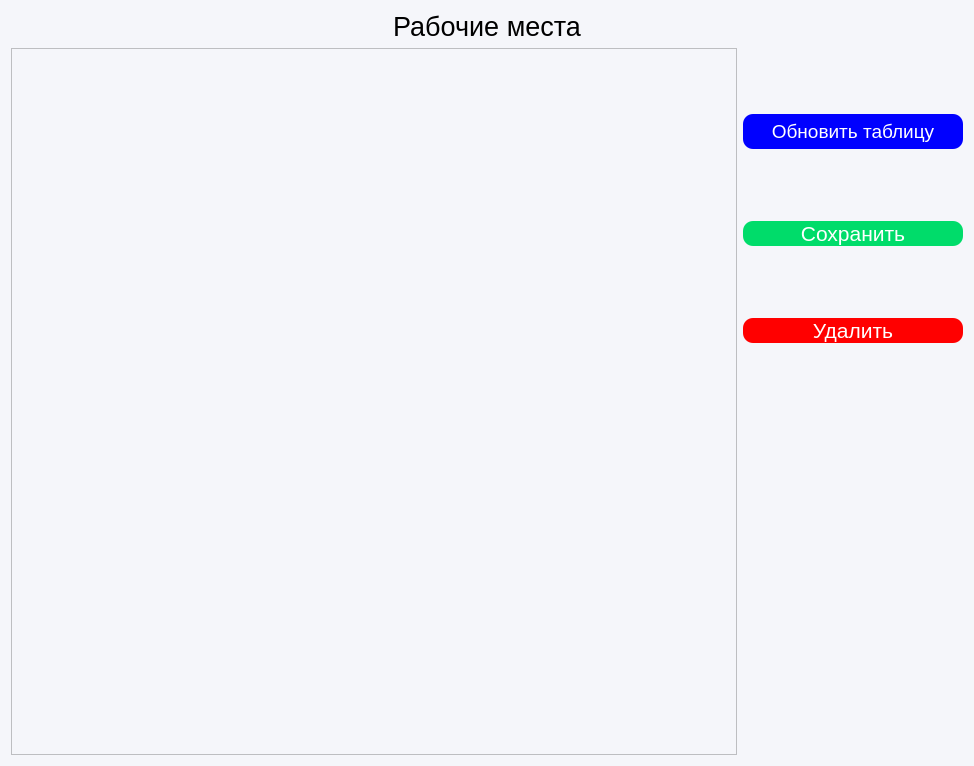
<?xml version="1.0" encoding="UTF-8"?>
<ui version="4.0">
 <class>Form</class>
 <widget class="QWidget" name="Form">
  <property name="geometry">
   <rect>
    <x>0</x>
    <y>0</y>
    <width>974</width>
    <height>766</height>
   </rect>
  </property>
  <property name="windowTitle">
   <string>Form</string>
  </property>
  <property name="styleSheet">
   <string notr="true">background-color: #F5F6FA</string>
  </property>
  <layout class="QGridLayout" name="gridLayout">
   <property name="leftMargin">
    <number>11</number>
   </property>
   <item row="0" column="0" colspan="2">
    <layout class="QHBoxLayout" name="horizontalLayout_2">
     <item>
      <widget class="QLabel" name="label">
       <property name="font">
        <font>
         <pointsize>20</pointsize>
        </font>
       </property>
       <property name="layoutDirection">
        <enum>Qt::LeftToRight</enum>
       </property>
       <property name="text">
        <string>Рабочие места</string>
       </property>
       <property name="alignment">
        <set>Qt::AlignCenter</set>
       </property>
      </widget>
     </item>
    </layout>
   </item>
   <item row="1" column="0">
    <layout class="QVBoxLayout" name="verticalLayout">
     <item>
      <widget class="QTableView" name="tableView"/>
     </item>
    </layout>
   </item>
   <item row="1" column="1">
    <layout class="QVBoxLayout" name="verticalLayout_2">
     <property name="bottomMargin">
      <number>50</number>
     </property>
     <item>
      <widget class="QPushButton" name="refresh_btn">
       <property name="minimumSize">
        <size>
         <width>220</width>
         <height>35</height>
        </size>
       </property>
       <property name="palette">
        <palette>
         <active>
          <colorrole role="WindowText">
           <brush brushstyle="SolidPattern">
            <color alpha="255">
             <red>255</red>
             <green>255</green>
             <blue>255</blue>
            </color>
           </brush>
          </colorrole>
          <colorrole role="Button">
           <brush brushstyle="SolidPattern">
            <color alpha="255">
             <red>0</red>
             <green>0</green>
             <blue>255</blue>
            </color>
           </brush>
          </colorrole>
          <colorrole role="Text">
           <brush brushstyle="SolidPattern">
            <color alpha="255">
             <red>255</red>
             <green>255</green>
             <blue>255</blue>
            </color>
           </brush>
          </colorrole>
          <colorrole role="ButtonText">
           <brush brushstyle="SolidPattern">
            <color alpha="255">
             <red>255</red>
             <green>255</green>
             <blue>255</blue>
            </color>
           </brush>
          </colorrole>
          <colorrole role="Base">
           <brush brushstyle="SolidPattern">
            <color alpha="255">
             <red>0</red>
             <green>0</green>
             <blue>255</blue>
            </color>
           </brush>
          </colorrole>
          <colorrole role="Window">
           <brush brushstyle="SolidPattern">
            <color alpha="255">
             <red>0</red>
             <green>0</green>
             <blue>255</blue>
            </color>
           </brush>
          </colorrole>
         </active>
         <inactive>
          <colorrole role="WindowText">
           <brush brushstyle="SolidPattern">
            <color alpha="255">
             <red>255</red>
             <green>255</green>
             <blue>255</blue>
            </color>
           </brush>
          </colorrole>
          <colorrole role="Button">
           <brush brushstyle="SolidPattern">
            <color alpha="255">
             <red>0</red>
             <green>0</green>
             <blue>255</blue>
            </color>
           </brush>
          </colorrole>
          <colorrole role="Text">
           <brush brushstyle="SolidPattern">
            <color alpha="255">
             <red>255</red>
             <green>255</green>
             <blue>255</blue>
            </color>
           </brush>
          </colorrole>
          <colorrole role="ButtonText">
           <brush brushstyle="SolidPattern">
            <color alpha="255">
             <red>255</red>
             <green>255</green>
             <blue>255</blue>
            </color>
           </brush>
          </colorrole>
          <colorrole role="Base">
           <brush brushstyle="SolidPattern">
            <color alpha="255">
             <red>0</red>
             <green>0</green>
             <blue>255</blue>
            </color>
           </brush>
          </colorrole>
          <colorrole role="Window">
           <brush brushstyle="SolidPattern">
            <color alpha="255">
             <red>0</red>
             <green>0</green>
             <blue>255</blue>
            </color>
           </brush>
          </colorrole>
         </inactive>
         <disabled>
          <colorrole role="WindowText">
           <brush brushstyle="SolidPattern">
            <color alpha="255">
             <red>255</red>
             <green>255</green>
             <blue>255</blue>
            </color>
           </brush>
          </colorrole>
          <colorrole role="Button">
           <brush brushstyle="SolidPattern">
            <color alpha="255">
             <red>0</red>
             <green>0</green>
             <blue>255</blue>
            </color>
           </brush>
          </colorrole>
          <colorrole role="Text">
           <brush brushstyle="SolidPattern">
            <color alpha="255">
             <red>255</red>
             <green>255</green>
             <blue>255</blue>
            </color>
           </brush>
          </colorrole>
          <colorrole role="ButtonText">
           <brush brushstyle="SolidPattern">
            <color alpha="255">
             <red>255</red>
             <green>255</green>
             <blue>255</blue>
            </color>
           </brush>
          </colorrole>
          <colorrole role="Base">
           <brush brushstyle="SolidPattern">
            <color alpha="255">
             <red>0</red>
             <green>0</green>
             <blue>255</blue>
            </color>
           </brush>
          </colorrole>
          <colorrole role="Window">
           <brush brushstyle="SolidPattern">
            <color alpha="255">
             <red>0</red>
             <green>0</green>
             <blue>255</blue>
            </color>
           </brush>
          </colorrole>
         </disabled>
        </palette>
       </property>
       <property name="font">
        <font>
         <pointsize>14</pointsize>
        </font>
       </property>
       <property name="styleSheet">
        <string notr="true">#refresh_btn {
   background-color:rgb(0, 0, 255); /* Цвет фона кнопки */
    border-radius: 10px; /* Устанавливаем радиус закругления углов */
    color: white; /* Цвет текста кнопки */
}
#refresh_btn:hover {
                background-color: rgb(0, 0, 158)
}

</string>
       </property>
       <property name="text">
        <string>Обновить таблицу</string>
       </property>
      </widget>
     </item>
     <item>
      <widget class="QPushButton" name="save_btn">
       <property name="palette">
        <palette>
         <active>
          <colorrole role="WindowText">
           <brush brushstyle="SolidPattern">
            <color alpha="255">
             <red>255</red>
             <green>255</green>
             <blue>255</blue>
            </color>
           </brush>
          </colorrole>
          <colorrole role="Button">
           <brush brushstyle="SolidPattern">
            <color alpha="255">
             <red>0</red>
             <green>220</green>
             <blue>106</blue>
            </color>
           </brush>
          </colorrole>
          <colorrole role="Text">
           <brush brushstyle="SolidPattern">
            <color alpha="255">
             <red>255</red>
             <green>255</green>
             <blue>255</blue>
            </color>
           </brush>
          </colorrole>
          <colorrole role="ButtonText">
           <brush brushstyle="SolidPattern">
            <color alpha="255">
             <red>255</red>
             <green>255</green>
             <blue>255</blue>
            </color>
           </brush>
          </colorrole>
          <colorrole role="Base">
           <brush brushstyle="SolidPattern">
            <color alpha="255">
             <red>0</red>
             <green>220</green>
             <blue>106</blue>
            </color>
           </brush>
          </colorrole>
          <colorrole role="Window">
           <brush brushstyle="SolidPattern">
            <color alpha="255">
             <red>0</red>
             <green>220</green>
             <blue>106</blue>
            </color>
           </brush>
          </colorrole>
         </active>
         <inactive>
          <colorrole role="WindowText">
           <brush brushstyle="SolidPattern">
            <color alpha="255">
             <red>255</red>
             <green>255</green>
             <blue>255</blue>
            </color>
           </brush>
          </colorrole>
          <colorrole role="Button">
           <brush brushstyle="SolidPattern">
            <color alpha="255">
             <red>0</red>
             <green>220</green>
             <blue>106</blue>
            </color>
           </brush>
          </colorrole>
          <colorrole role="Text">
           <brush brushstyle="SolidPattern">
            <color alpha="255">
             <red>255</red>
             <green>255</green>
             <blue>255</blue>
            </color>
           </brush>
          </colorrole>
          <colorrole role="ButtonText">
           <brush brushstyle="SolidPattern">
            <color alpha="255">
             <red>255</red>
             <green>255</green>
             <blue>255</blue>
            </color>
           </brush>
          </colorrole>
          <colorrole role="Base">
           <brush brushstyle="SolidPattern">
            <color alpha="255">
             <red>0</red>
             <green>220</green>
             <blue>106</blue>
            </color>
           </brush>
          </colorrole>
          <colorrole role="Window">
           <brush brushstyle="SolidPattern">
            <color alpha="255">
             <red>0</red>
             <green>220</green>
             <blue>106</blue>
            </color>
           </brush>
          </colorrole>
         </inactive>
         <disabled>
          <colorrole role="WindowText">
           <brush brushstyle="SolidPattern">
            <color alpha="255">
             <red>255</red>
             <green>255</green>
             <blue>255</blue>
            </color>
           </brush>
          </colorrole>
          <colorrole role="Button">
           <brush brushstyle="SolidPattern">
            <color alpha="255">
             <red>0</red>
             <green>220</green>
             <blue>106</blue>
            </color>
           </brush>
          </colorrole>
          <colorrole role="Text">
           <brush brushstyle="SolidPattern">
            <color alpha="255">
             <red>255</red>
             <green>255</green>
             <blue>255</blue>
            </color>
           </brush>
          </colorrole>
          <colorrole role="ButtonText">
           <brush brushstyle="SolidPattern">
            <color alpha="255">
             <red>255</red>
             <green>255</green>
             <blue>255</blue>
            </color>
           </brush>
          </colorrole>
          <colorrole role="Base">
           <brush brushstyle="SolidPattern">
            <color alpha="255">
             <red>0</red>
             <green>220</green>
             <blue>106</blue>
            </color>
           </brush>
          </colorrole>
          <colorrole role="Window">
           <brush brushstyle="SolidPattern">
            <color alpha="255">
             <red>0</red>
             <green>220</green>
             <blue>106</blue>
            </color>
           </brush>
          </colorrole>
         </disabled>
        </palette>
       </property>
       <property name="font">
        <font>
         <pointsize>16</pointsize>
        </font>
       </property>
       <property name="styleSheet">
        <string notr="true">#save_btn {
   background-color:rgb(0, 220, 106); /* Цвет фона кнопки */
    border-radius: 10px; /* Устанавливаем радиус закругления углов */
    color: white; /* Цвет текста кнопки */
}
#save_btn:hover {
                background-color:rgb(0, 152, 0)
}
#save_btn:pressed {
	background-color: rgb(0, 132, 0)
}



</string>
       </property>
       <property name="text">
        <string>Сохранить</string>
       </property>
      </widget>
     </item>
     <item>
      <widget class="QPushButton" name="delete_btn">
       <property name="palette">
        <palette>
         <active>
          <colorrole role="WindowText">
           <brush brushstyle="SolidPattern">
            <color alpha="255">
             <red>255</red>
             <green>255</green>
             <blue>255</blue>
            </color>
           </brush>
          </colorrole>
          <colorrole role="Button">
           <brush brushstyle="SolidPattern">
            <color alpha="255">
             <red>255</red>
             <green>0</green>
             <blue>0</blue>
            </color>
           </brush>
          </colorrole>
          <colorrole role="Text">
           <brush brushstyle="SolidPattern">
            <color alpha="255">
             <red>255</red>
             <green>255</green>
             <blue>255</blue>
            </color>
           </brush>
          </colorrole>
          <colorrole role="ButtonText">
           <brush brushstyle="SolidPattern">
            <color alpha="255">
             <red>255</red>
             <green>255</green>
             <blue>255</blue>
            </color>
           </brush>
          </colorrole>
          <colorrole role="Base">
           <brush brushstyle="SolidPattern">
            <color alpha="255">
             <red>255</red>
             <green>0</green>
             <blue>0</blue>
            </color>
           </brush>
          </colorrole>
          <colorrole role="Window">
           <brush brushstyle="SolidPattern">
            <color alpha="255">
             <red>255</red>
             <green>0</green>
             <blue>0</blue>
            </color>
           </brush>
          </colorrole>
         </active>
         <inactive>
          <colorrole role="WindowText">
           <brush brushstyle="SolidPattern">
            <color alpha="255">
             <red>255</red>
             <green>255</green>
             <blue>255</blue>
            </color>
           </brush>
          </colorrole>
          <colorrole role="Button">
           <brush brushstyle="SolidPattern">
            <color alpha="255">
             <red>255</red>
             <green>0</green>
             <blue>0</blue>
            </color>
           </brush>
          </colorrole>
          <colorrole role="Text">
           <brush brushstyle="SolidPattern">
            <color alpha="255">
             <red>255</red>
             <green>255</green>
             <blue>255</blue>
            </color>
           </brush>
          </colorrole>
          <colorrole role="ButtonText">
           <brush brushstyle="SolidPattern">
            <color alpha="255">
             <red>255</red>
             <green>255</green>
             <blue>255</blue>
            </color>
           </brush>
          </colorrole>
          <colorrole role="Base">
           <brush brushstyle="SolidPattern">
            <color alpha="255">
             <red>255</red>
             <green>0</green>
             <blue>0</blue>
            </color>
           </brush>
          </colorrole>
          <colorrole role="Window">
           <brush brushstyle="SolidPattern">
            <color alpha="255">
             <red>255</red>
             <green>0</green>
             <blue>0</blue>
            </color>
           </brush>
          </colorrole>
         </inactive>
         <disabled>
          <colorrole role="WindowText">
           <brush brushstyle="SolidPattern">
            <color alpha="255">
             <red>255</red>
             <green>255</green>
             <blue>255</blue>
            </color>
           </brush>
          </colorrole>
          <colorrole role="Button">
           <brush brushstyle="SolidPattern">
            <color alpha="255">
             <red>255</red>
             <green>0</green>
             <blue>0</blue>
            </color>
           </brush>
          </colorrole>
          <colorrole role="Text">
           <brush brushstyle="SolidPattern">
            <color alpha="255">
             <red>255</red>
             <green>255</green>
             <blue>255</blue>
            </color>
           </brush>
          </colorrole>
          <colorrole role="ButtonText">
           <brush brushstyle="SolidPattern">
            <color alpha="255">
             <red>255</red>
             <green>255</green>
             <blue>255</blue>
            </color>
           </brush>
          </colorrole>
          <colorrole role="Base">
           <brush brushstyle="SolidPattern">
            <color alpha="255">
             <red>255</red>
             <green>0</green>
             <blue>0</blue>
            </color>
           </brush>
          </colorrole>
          <colorrole role="Window">
           <brush brushstyle="SolidPattern">
            <color alpha="255">
             <red>255</red>
             <green>0</green>
             <blue>0</blue>
            </color>
           </brush>
          </colorrole>
         </disabled>
        </palette>
       </property>
       <property name="font">
        <font>
         <pointsize>16</pointsize>
        </font>
       </property>
       <property name="styleSheet">
        <string notr="true">#delete_btn {
   background-color: rgb(255, 0, 0); /* Цвет фона кнопки */
    border-radius: 10px; /* Устанавливаем радиус закругления углов */
    color: white; /* Цвет текста кнопки */
}
#delete_btn:hover {
                background-color: rgb(200, 0, 0)
}


</string>
       </property>
       <property name="text">
        <string>Удалить</string>
       </property>
      </widget>
     </item>
     <item>
      <widget class="QLabel" name="error_label">
       <property name="minimumSize">
        <size>
         <width>35</width>
         <height>220</height>
        </size>
       </property>
       <property name="maximumSize">
        <size>
         <width>16777215</width>
         <height>22</height>
        </size>
       </property>
       <property name="font">
        <font>
         <pointsize>10</pointsize>
        </font>
       </property>
       <property name="styleSheet">
        <string notr="true">color: rgb(255, 0, 0)</string>
       </property>
       <property name="text">
        <string/>
       </property>
       <property name="alignment">
        <set>Qt::AlignCenter</set>
       </property>
       <property name="wordWrap">
        <bool>true</bool>
       </property>
      </widget>
     </item>
    </layout>
   </item>
  </layout>
 </widget>
 <resources/>
 <connections/>
</ui>
